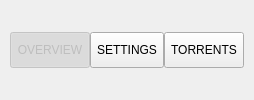
               <widget class="TabButtonPanel" name="channel_settings_tab" native="true">
                <property name="sizePolicy">
                 <sizepolicy hsizetype="Preferred" vsizetype="Preferred">
                  <horstretch>0</horstretch>
                  <verstretch>0</verstretch>
                 </sizepolicy>
                </property>
                <property name="minimumSize">
                 <size>
                  <width>0</width>
                  <height>0</height>
                 </size>
                </property>
                <property name="maximumSize">
                 <size>
                  <width>16777215</width>
                  <height>16777215</height>
                 </size>
                </property>
                <layout class="QHBoxLayout" name="horizontalLayout_16">
                 <property name="spacing">
                  <number>0</number>
                 </property>
                 <property name="leftMargin">
                  <number>0</number>
                 </property>
                 <property name="topMargin">
                  <number>0</number>
                 </property>
                 <property name="rightMargin">
                  <number>0</number>
                 </property>
                 <property name="bottomMargin">
                  <number>0</number>
                 </property>
                 <item>
                  <spacer name="horizontalSpacer_25">
                   <property name="orientation">
                    <enum>Qt::Horizontal</enum>
                   </property>
                   <property name="sizeType">
                    <enum>QSizePolicy::Fixed</enum>
                   </property>
                   <property name="sizeHint" stdset="0">
                    <size>
                     <width>10</width>
                     <height>20</height>
                    </size>
                   </property>
                  </spacer>
                 </item>
                 <item>
                  <widget class="UnderlineTabButton" name="edit_channel_overview_button">
                   <property name="enabled">
                    <bool>false</bool>
                   </property>
                   <property name="sizePolicy">
                    <sizepolicy hsizetype="Minimum" vsizetype="Fixed">
                     <horstretch>0</horstretch>
                     <verstretch>0</verstretch>
                    </sizepolicy>
                   </property>
                   <property name="minimumSize">
                    <size>
                     <width>0</width>
                     <height>36</height>
                    </size>
                   </property>
                   <property name="maximumSize">
                    <size>
                     <width>16777215</width>
                     <height>36</height>
                    </size>
                   </property>
                   <property name="cursor">
                    <cursorShape>PointingHandCursor</cursorShape>
                   </property>
                   <property name="styleSheet">
                    <string notr="true"/>
                   </property>
                   <property name="text">
                    <string>OVERVIEW</string>
                   </property>
                   <property name="checkable">
                    <bool>true</bool>
                   </property>
                   <property name="checked">
                    <bool>true</bool>
                   </property>
                  </widget>
                 </item>
                 <item>
                  <widget class="UnderlineTabButton" name="edit_channel_settings_button">
                   <property name="minimumSize">
                    <size>
                     <width>0</width>
                     <height>36</height>
                    </size>
                   </property>
                   <property name="maximumSize">
                    <size>
                     <width>16777215</width>
                     <height>36</height>
                    </size>
                   </property>
                   <property name="cursor">
                    <cursorShape>PointingHandCursor</cursorShape>
                   </property>
                   <property name="styleSheet">
                    <string notr="true"/>
                   </property>
                   <property name="text">
                    <string>SETTINGS</string>
                   </property>
                   <property name="checkable">
                    <bool>true</bool>
                   </property>
                  </widget>
                 </item>
                 <item>
                  <widget class="UnderlineTabButton" name="edit_channel_torrents_button">
                   <property name="minimumSize">
                    <size>
                     <width>0</width>
                     <height>36</height>
                    </size>
                   </property>
                   <property name="maximumSize">
                    <size>
                     <width>16777215</width>
                     <height>36</height>
                    </size>
                   </property>
                   <property name="cursor">
                    <cursorShape>PointingHandCursor</cursorShape>
                   </property>
                   <property name="styleSheet">
                    <string notr="true"/>
                   </property>
                   <property name="text">
                    <string>TORRENTS</string>
                   </property>
                   <property name="checkable">
                    <bool>true</bool>
                   </property>
                  </widget>
                 </item>
                 <item>
                  <spacer name="horizontalSpacer_24">
                   <property name="orientation">
                    <enum>Qt::Horizontal</enum>
                   </property>
                   <property name="sizeType">
                    <enum>QSizePolicy::Expanding</enum>
                   </property>
                   <property name="sizeHint" stdset="0">
                    <size>
                     <width>10</width>
                     <height>20</height>
                    </size>
                   </property>
                  </spacer>
                 </item>
                </layout>
               </widget>
